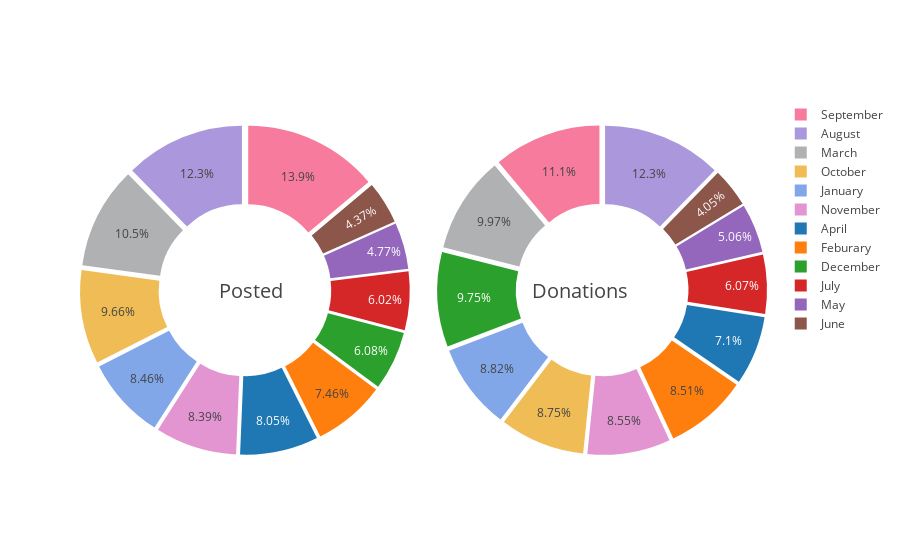

Notebook code for this chart:
### Markdown cell above
## Posted Month vs Donation recieved Month

### Code cell
t1 = df_Projects['Posted Month'].value_counts()
t2 = df_Donations_Time['Received Month'].value_counts()

mappq = {1.0:'January',2.0:'Feburary',3.0:'March',4.0:'April',5.0:'May',6.0:'June',7.0:'July',8.0:'August',9.0:'September',10.0:'October',\
        11.0:'November',12.0:'December'}

##mappq = {1.0:'Quarter 1',2.0:'Quarter 2',3.0:'Quarter 3',4.0:'Quarter 4'}
values1 = t1.values 
index1 = t1.index
index1 = [mappq[x] for x in index1]

values2 = t2.values 
index2 = t2.index
index2 = [mappq[x] for x in index2]
tmap = {}
for j, b in enumerate(index2):
    tmap[b] = values2[j]
# print (tmap)
# print index1
values2_c = [tmap[c] for c in index1]
# print values2_c
domain1 = {'x': [0.2, 0.50], 'y': [0.0, 0.33]}
domain2 = {'x': [0.8, 0.50], 'y': [0.0, 0.33]}


fig = {
  "data": [
    {
      "values": values1,
      "labels": index1,
      "domain": {"x": [0, .48]},
        "marker" : dict(colors=["#f77b9c" ,'#ab97db',  '#b0b1b2', "#efbc56", "#81a7e8", "#e295d0"]),
      "name": "PostedDay",
#       "hoverinfo":"label+percent+name",
      "hole" : .5,
        'pull': .05,
#             "textinfo" : "text",
      "type": "pie"
    },
    {
      "values": values2_c,
      "labels": index1,
        "marker" : dict(colors=["#f77b9c" ,'#ab97db',  '#b0b1b2', "#efbc56", "#81a7e8", "#e295d0"]),
      "domain": {"x": [.52, 1]},
#         "text":"CO2",
      "textposition":"inside",
      "name": "FundedDay",
#         "text" : values2,
#         "textinfo" : "text",
        "hole" : .5,
        'pull': .05,
      "type": "pie"
    }],
  "layout": {
#         "title":"Project Type and Project Status",
      "annotations": [
            {
                "font": {
                    "size": 20
                },
                "showarrow": False,
                "text": "Posted",
                "x": 0.2,
                "y": 0.5
            },
            {
                "font": {
                    "size": 20
                },
                "showarrow": False,
                "text": "Donations",
                "x": 0.8,
                "y": 0.5
            }
        ]
    
    }
}
iplot(fig, filename='donut')

### Figure 1 — Plotly figure (JSON) as saved in the notebook; plotly's stock layout.template omitted (floating-point values rounded to 4 significant figures)
{"data": [{"domain": {"x": [0, 0.48]}, "hole": 0.5, "labels": ["September", "August", "March", "October", "January", "November", "April", "Feburary", "December", "July", "May", "June"], "marker": {"colors": ["#f77b9c", "#ab97db", "#b0b1b2", "#efbc56", "#81a7e8", "#e295d0"]}, "name": "PostedDay", "pull": 0.05, "type": "pie", "uid": "a4ae04c0-ab07-11e8-b41b-acbc32968cab", "values": [154241, 136694, 116738, 107203, 93939, 93157, 89379, 82804, 67484, 66818, 53000, 48546]}, {"domain": {"x": [0.52, 1]}, "hole": 0.5, "labels": ["September", "August", "March", "October", "January", "November", "April", "Feburary", "December", "July", "May", "June"], "marker": {"colors": ["#f77b9c", "#ab97db", "#b0b1b2", "#efbc56", "#81a7e8", "#e295d0"]}, "name": "FundedDay", "pull": 0.05, "textposition": "inside", "type": "pie", "uid": "a4c09c02-ab07-11e8-8590-acbc32968cab", "values": [510909, 566607, 459266, 403035, 406252, 394029, 327245, 392262, 449205, 279905, 232972, 186420]}], "layout": {"annotations": [{"font": {"size": 20}, "showarrow": false, "text": "Posted", "x": 0.2, "y": 0.5}, {"font": {"size": 20}, "showarrow": false, "text": "Donations", "x": 0.8, "y": 0.5}]}}
